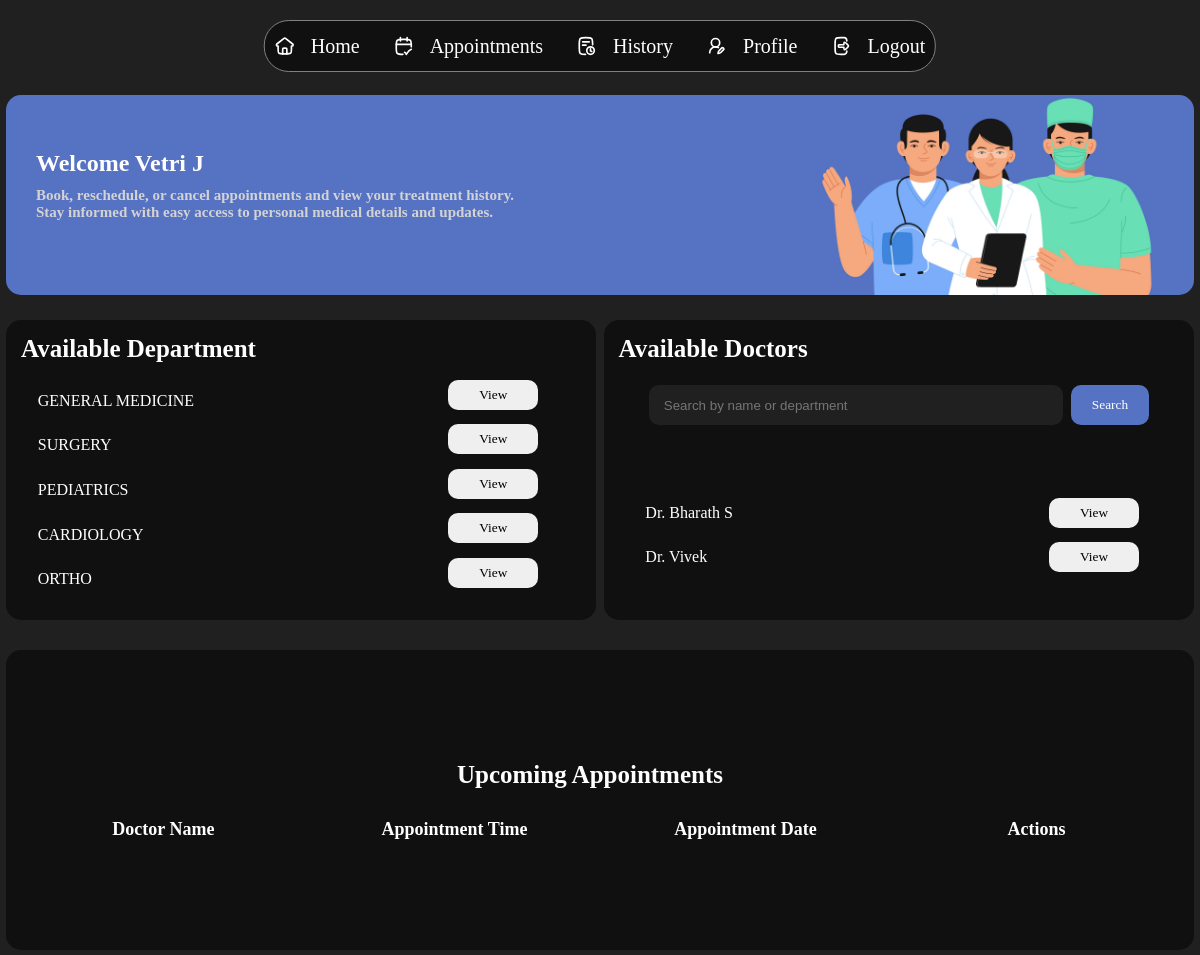
The page /patient_dashboard (signed in) on the database as committed earlier.
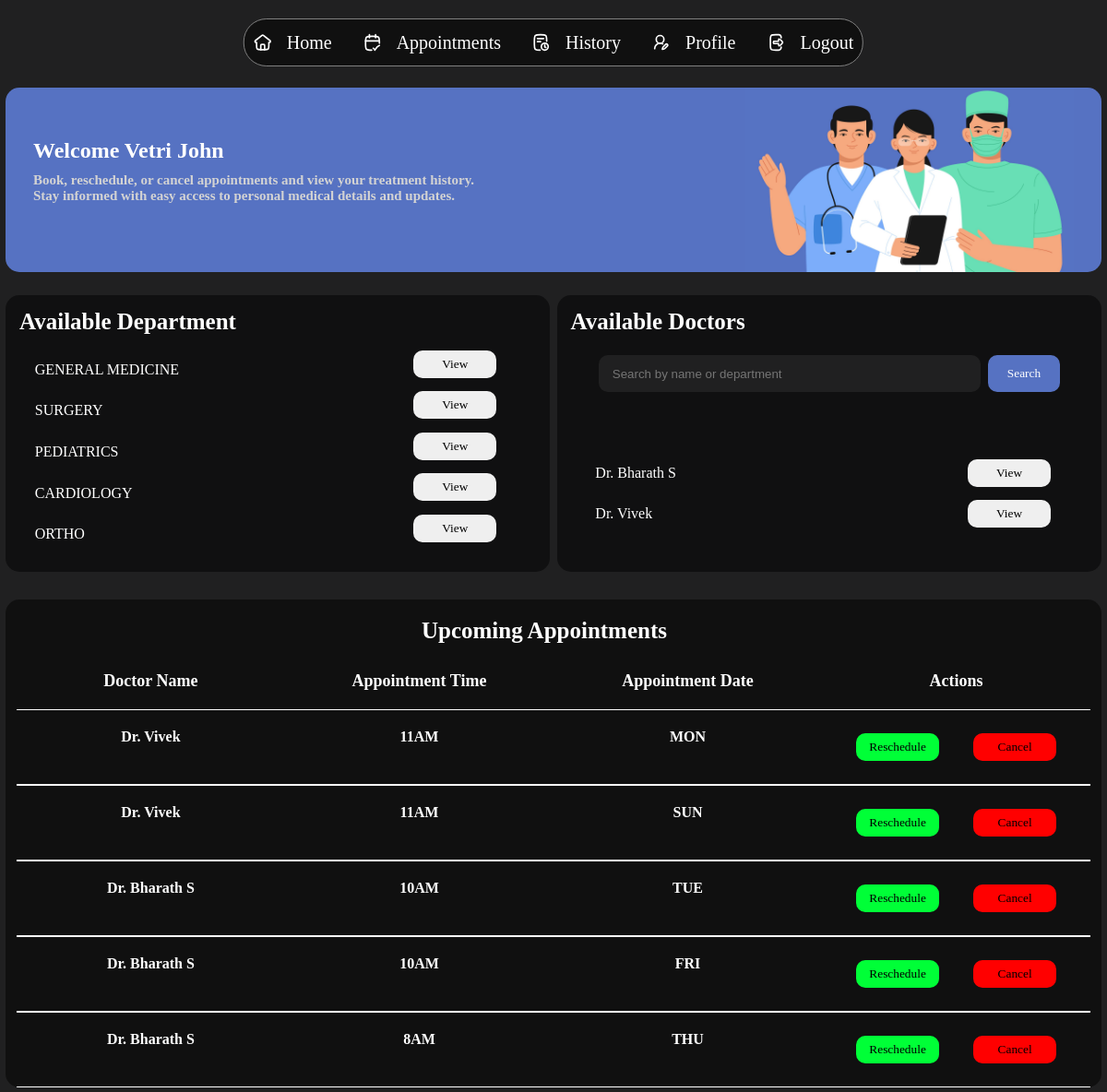
The same page on the database as committed later.
### tables this page shows
CREATE TABLE PATIENTS(
                PATIENT_ID INTEGER PRIMARY KEY,
                PATIENT_NAME TEXT,
                AGE INTEGER,
                GENDER TEXT,
                ADDRESS TEXT,
                CONTACT TEXT,
                BLOOD_GRP TEXT,
                ALLERGIES TEXT,
                STATE TEXT,
                FOREIGN KEY (PATIENT_ID) REFERENCES USERS (USER_ID) ON DELETE CASCADE);

CREATE TABLE DEPARTMENTS(
                DEPT_ID INTEGER PRIMARY KEY AUTOINCREMENT,
                DEPT_NAME TEXT);

CREATE TABLE APPOINTMENTS(
                APPOINTMENT_ID INTEGER PRIMARY KEY AUTOINCREMENT,
                PATIENT_ID INTEGER,
                PATIENT_NAME TEXT,
                DOC_ID INTEGER,
                DOC_NAME TEXT,
                APPOINTMENT_DATE DATE,
                APPOINTMENT_TIME TIME,
                STATUS TEXT,
                FOREIGN KEY (PATIENT_ID) REFERENCES PATIENTS (PATIENT_ID),
                FOREIGN KEY (PATIENT_NAME) REFERENCES PATIENTS (PATIENT_NAME),
                FOREIGN KEY (DOC_ID) REFERENCES DOCTORS (DOC_ID),
                FOREIGN KEY (DOC_NAME) REFERENCES DOCTORS (DOC_NAME),
                UNIQUE (DOC_ID, APPOINTMENT_DATE, APPOINTMENT_TIME));

### app.py (the view)
@app.route('/patient_dashboard')
def patient_dashboard():
    uname = session.get('username')
    con = sqlite3.connect(database)
    cur = con.cursor()
    cur.execute("SELECT PATIENT_NAME FROM PATIENTS WHERE PATIENT_NAME LIKE ?", (f"%{uname}%",))
    name=cur.fetchone()
    patname=name[0]
    cur.execute("SELECT DEPT_NAME FROM DEPARTMENTS")
    depttab=cur.fetchall()
    cur.execute("SELECT DISTINCT DOC_NAME FROM DOC_AVAILABILITY")
    doctab=cur.fetchall()
    docdict={}
    cur.execute("SELECT DEPT_NAME, DOC_NAME FROM DOCTORS")
    res = cur.fetchall()
    for dept, doc in res:
        dept = dept.strip().upper()
        if dept not in docdict:
            docdict[dept]=[]
        docdict[dept].append(doc)
    timings={}
    cur.execute("SELECT DOC_NAME, DAY, TIME, AVAILABILITY FROM DOC_AVAILABILITY")
    res = cur.fetchall()
    for doc, day, time, avail in res:
        if doc not in timings:
            timings[doc] = []
        timings[doc].append(f"{day} : {time} → {avail}")
    print("TIMINGS:", repr(timings))
    cur.execute("SELECT DOC_NAME, APPOINTMENT_TIME, APPOINTMENT_DATE FROM APPOINTMENTS WHERE PATIENT_NAME LIKE ?",(f"%{uname}%",))
    tab=cur.fetchall()
    return render_template("patient/dashboard.html",patname=patname,depttab=depttab,doctab=doctab,docdict=docdict,timings=timings,tab=tab)

### Templates/patient/dashboard.html (shortened to what the changed rows need)
<!DOCTYPE html>
<html lang="en">
<head>
    <link rel="stylesheet" href="{{ url_for('static', filename='css/admindash.css') }}">
</head>
<body>
    <section class="main">
        <div class="view" style="min-height: 92vh;">
            <div class="welcome">
                <div class="text">
                    <h1>Welcome {{patname}}</h1>
                    <h2>Book, reschedule, or cancel appointments and view your treatment history.<br>Stay informed with easy access to personal medical details and updates.</h2>
                </div>
            </div>
            <div class="appointmentss" style="display: flex; justify-content: space-between; background:none;">
                <div class="appointments" style="width: 49.70%; background-color: #101011; margin-top: 0px; margin-bottom: 0px; position: relative;">
                    <h1 style="position: absolute; top: 15px; left: 15px;">Available Department</h1>
                    <table style="width: 95%; height: 75%; margin-top: 40px; margin-left: 30px;">
                        {% for i in depttab %}
                        {% set dept_name = i[0].strip().upper() %}
                        <tr>
                            <td>{{ dept_name }}</td>
                            <td style="display: flex; justify-content: center; align-items: center;">
                                <button popovertarget="popover{{ loop.index }}">View</button>
                            </td>
                        </tr>
                        {% endfor %}
                    </table>
                </div>
                <div class="appointments" style="width: 49.70%; background-color: #101011; margin-top: 0px; margin-bottom: 0px; position: relative;">
                    <h1 style="position: absolute; top: 15px; left: 15px;">Available Doctors</h1>
                    <table style="width: 95%; margin-top: 40px; margin-left: 50px;">
                        {% for i in doctab %}
                        {% set docname = i[0] %}
                        <tr>
                            <td class="docname">{{ docname }}</td>
                            <td class="viewbut">
                                <button popovertarget="pdoc{{ loop.index }}">View</button>
                            </td>
                        </tr>
                        {% endfor %}
                    </table>
                </div>
            </div>
            <div class="appointments">
                <h1 id="hmm">Upcoming Appointments</h1>
                <div class="titlee">
                    <div class="app">
                        <h1>Doctor Name</h1>
                    </div>
                    <div class="patient">
                        <h1>Appointment Time</h1>
                    </div>
                    <div class="stat">
                        <h1>Appointment Date</h1>
                    </div>
                    <div class="stat">
                        <h1>Actions</h1>
                    </div>
                </div>
                {% for i in tab%}
                <div class="title">
                    <div class="app">
                        <h1>{{i[0]}}</h1>
                    </div>
                    <div class="patient">
                        <h1>{{i[1]}}</h1>
                    </div>
                    <div class="patient">
                        <h1>{{i[2]}}</h1>
                    </div>
                    <div class="stat" style="display: flex; justify-content: space-evenly; align-items: center; ">
                        <button style="background-color: rgb(0, 255, 55);">Reschedule</button>
                        <button style="background-color: rgb(255, 0, 0);">Cancel</button>
                    </div>
                </div>
                {% endfor %}
            </div>
        </div>
    </section>
</body>
</html>

Rows that differ between the two databases and show on the page:
changed PATIENTS: PATIENT_NAME "Vetri J" → "Vetri John"
added APPOINTMENTS: DOC_NAME "Dr. Vivek", APPOINTMENT_TIME "11AM", APPOINTMENT_DATE "MON"
added APPOINTMENTS: DOC_NAME "Dr. Vivek", APPOINTMENT_TIME "11AM", APPOINTMENT_DATE "SUN"
added APPOINTMENTS: DOC_NAME "Dr. Bharath S", APPOINTMENT_TIME "10AM", APPOINTMENT_DATE "TUE"
added APPOINTMENTS: DOC_NAME "Dr. Bharath S", APPOINTMENT_TIME "10AM", APPOINTMENT_DATE "FRI"
added APPOINTMENTS: DOC_NAME "Dr. Bharath S", APPOINTMENT_TIME "8AM", APPOINTMENT_DATE "THU"
